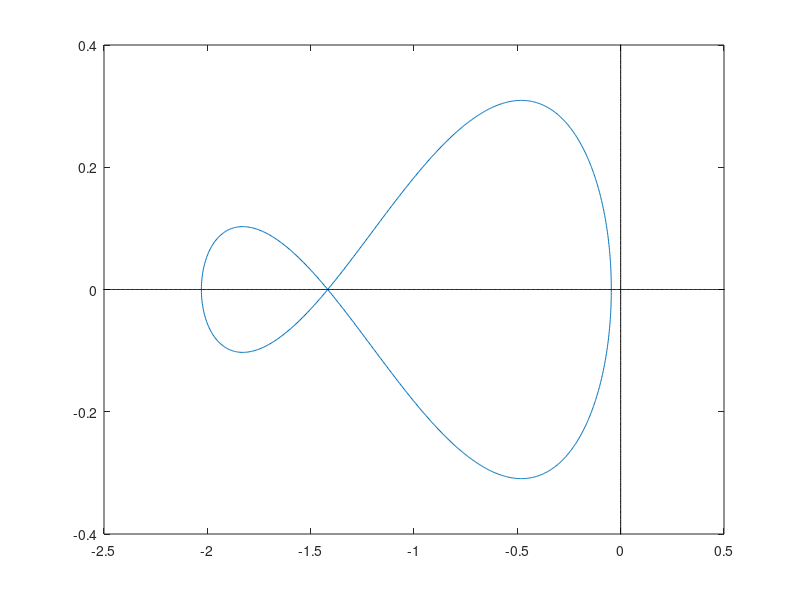
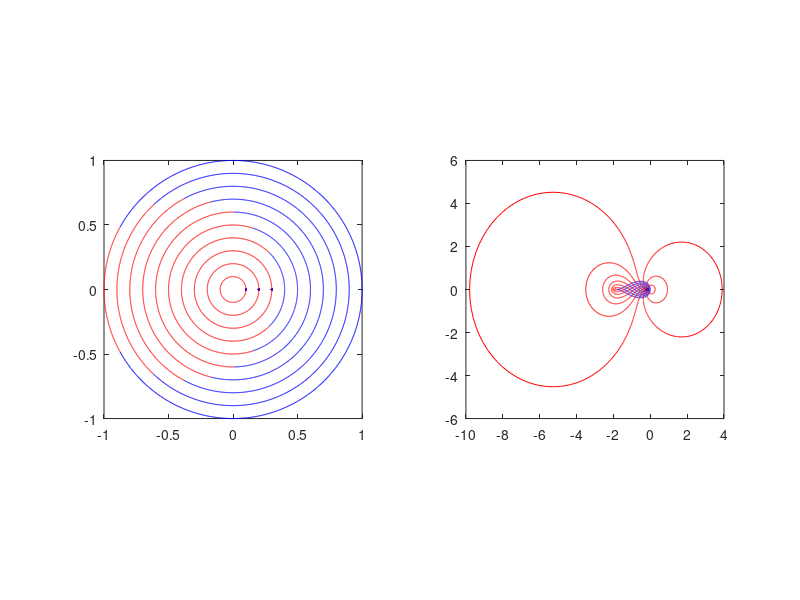
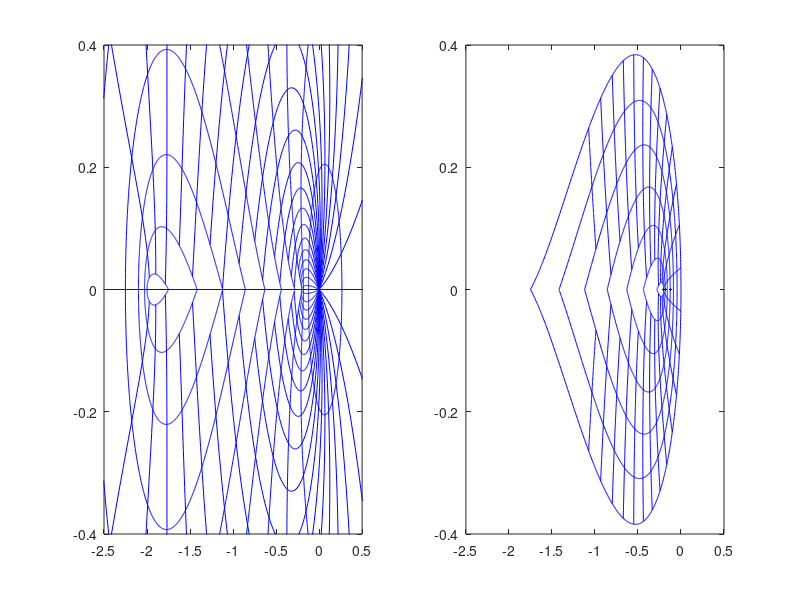
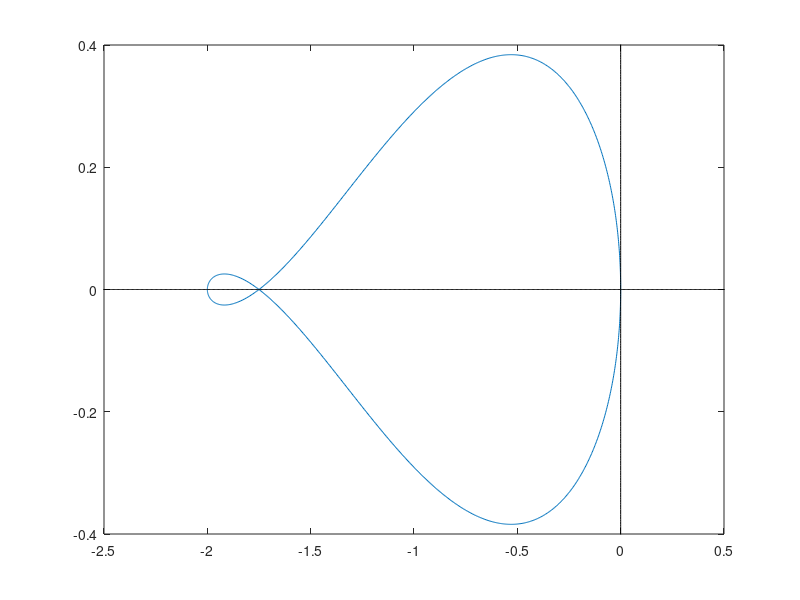

MATLAB code for these plots, in order:
zeta=-0.28
p=roots([1 (-1-11*zeta/7) (-4*zeta/7)])
angle(p)

Nt=41;
Nr=12;


theta=linspace(0,2*pi,1001);
rho=linspace(0,1,1001);


z=(0.2283)*exp(i*theta);
w=(7/11)*(z.^2-z)./(z+(4/11));

figure(1)
plot(real(w),imag(w))

pause


z100=1.00*exp(i*theta);
w100=(7/11)*(z100.^2-z100)./(z100+(4/11));
z90=0.90*exp(i*theta);
w90=(7/11)*(z90.^2-z90)./(z90+(4/11));
z80=0.80*exp(i*theta);
w80=(7/11)*(z80.^2-z80)./(z80+(4/11));
z70=0.70*exp(i*theta);
w70=(7/11)*(z70.^2-z70)./(z70+(4/11));
z60=0.60*exp(i*theta);
w60=(7/11)*(z60.^2-z60)./(z60+(4/11));
z50=0.50*exp(i*theta);
w50=(7/11)*(z50.^2-z50)./(z50+(4/11));
z40=0.40*exp(i*theta);
w40=(7/11)*(z40.^2-z40)./(z40+(4/11));
z30=0.30*exp(i*theta);
w30=(7/11)*(z30.^2-z30)./(z30+(4/11));
z20=0.20*exp(i*theta);
w20=(7/11)*(z20.^2-z20)./(z20+(4/11));
z10=0.10*exp(i*theta);
w10=(7/11)*(z10.^2-z10)./(z10+(4/11));

figure(1)
clf
plot(real(w90),imag(w90))
hold on
    plot(rho*0,4*rho-2,'k')
    plot(4*rho-3,rho*0,'k')
hold off
axis([-2.5 0.5 -.4 .4])

t100p=linspace(-2.6362,2.6362,1001);
t100s=linspace(2.6362,2*pi-2.6362,1001);

z100p=1.00*exp(i*t100p);
z100s=1.00*exp(i*t100s);
w100p=(7/11)*(z100p.^2-z100p)./(z100p+(4/11));
w100s=(7/11)*(z100s.^2-z100s)./(z100s+(4/11));

t90p=linspace(-2.3212,2.3212,1001);
t90s=linspace(2.3212,2*pi-2.3212,1001);

z90p=0.90*exp(i*t90p);
z90s=0.90*exp(i*t90s);
w90p=(7/11)*(z90p.^2-z90p)./(z90p+(4/11));
w90s=(7/11)*(z90s.^2-z90s)./(z90s+(4/11));


t80p=linspace(-2.0658,2.0658,1001);
t80s=linspace(2.0658,2*pi-2.0658,1001);

z80p=0.80*exp(i*t80p);
z80s=0.80*exp(i*t80s);
w80p=(7/11)*(z80p.^2-z80p)./(z80p+(4/11));
w80s=(7/11)*(z80s.^2-z80s)./(z80s+(4/11));

t70p=linspace(-1.8216,1.8216,1001);
t70s=linspace(1.8216,2*pi-1.8216,1001);

z70p=0.70*exp(i*t70p);
z70s=0.70*exp(i*t70s);
w70p=(7/11)*(z70p.^2-z70p)./(z70p+(4/11));
w70s=(7/11)*(z70s.^2-z70s)./(z70s+(4/11));

t60p=linspace(-1.5625,1.5625,1001);
t60s=linspace(1.5625,2*pi-1.5625,1001);

z60p=0.60*exp(i*t60p);
z60s=0.60*exp(i*t60s);
w60p=(7/11)*(z60p.^2-z60p)./(z60p+(4/11));
w60s=(7/11)*(z60s.^2-z60s)./(z60s+(4/11));

t50p=linspace(-1.2530,1.2530,1001);
t50s=linspace(1.2530,2*pi-1.2530,1001);

z50p=0.50*exp(i*t50p);
z50s=0.50*exp(i*t50s);
w50p=(7/11)*(z50p.^2-z50p)./(z50p+(4/11));
w50s=(7/11)*(z50s.^2-z50s)./(z50s+(4/11));

t40p=linspace(-0.7954,0.7954,1001);
t40s=linspace(0.7954,2*pi-0.7954,1001);

z40p=0.40*exp(i*t40p);
z40s=0.40*exp(i*t40s);
w40p=(7/11)*(z40p.^2-z40p)./(z40p+(4/11));
w40s=(7/11)*(z40s.^2-z40s)./(z40s+(4/11));

t30p=linspace(0,0,1);
t30s=linspace(0,2*pi,1001);

z30p=0.30*exp(i*t30p);
z30s=0.30*exp(i*t30s);
w30p=(7/11)*(z30p.^2-z30p)./(z30p+(4/11));
w30s=(7/11)*(z30s.^2-z30s)./(z30s+(4/11));

t20p=linspace(0,0,1);
t20s=linspace(0,2*pi,1001);

z20p=0.20*exp(i*t20p);
z20s=0.20*exp(i*t20s);
w20p=(7/11)*(z20p.^2-z20p)./(z20p+(4/11));
w20s=(7/11)*(z20s.^2-z20s)./(z20s+(4/11));

t10p=linspace(0,0,1);
t10s=linspace(0,2*pi,1001);

z10p=0.10*exp(i*t10p);
z10s=0.10*exp(i*t10s);
w10p=(7/11)*(z10p.^2-z10p)./(z10p+(4/11));
w10s=(7/11)*(z10s.^2-z10s)./(z10s+(4/11));



Nw=101;
tvec=linspace(-pi,pi,Nt+1);
rhop=zeros(Nt,Nw);
rhos=zeros(Nt,Nw);
zrp=zeros(Nt,Nw);
zrs=zeros(Nt,Nw);
wrp=zeros(Nt,Nw);
wrs=zeros(Nt,Nw);

for m=1:length(tvec-1)
    if abs(tvec(m))<0.7954 
        rhomax=0.3;
    elseif abs(tvec(m))<1.253
        rhomax=0.4;
    elseif abs(tvec(m))<1.5625
        rhomax=0.5;
    elseif abs(tvec(m))<1.8216
        rhomax=0.6;
    elseif abs(tvec(m))<2.0658
        rhomax=0.7;
    elseif abs(tvec(m))<2.3213
        rhomax=0.8;
    elseif abs(tvec(m))<2.6362
        rhomax=0.9;
    else
        rhomax=1.0;
    end 
    
    rhos(m,:)=linspace(0,rhomax,Nw);
    if rhomax<0.8
        rhop(m,:)=linspace(rhomax+0.1,1,Nw);
    else
        rhop(m,:)=ones(1,Nw);
    end
    z=rhos(m,:)*exp(i*tvec(m));
    w=(7/11)*(z.^2-z)./(z+(4/11));
    zrs(m,:)=z;
    wrs(m,:)=w;
    z=rhop(m,:)*exp(i*tvec(m));
    w=(7/11)*(z.^2-z)./(z+(4/11));
    zrp(m,:)=z;
    wrp(m,:)=w;
end
        























figure(2)
clf
subplot(121)
plot(real(z100p),imag(z100p),'b')
hold on
    plot(real(z100s),imag(z100s),'r')
    plot(real(z90p),imag(z90p),'b')
    plot(real(z90s),imag(z90s),'r')
    plot(real(z80p),imag(z80p),'b')
    plot(real(z80s),imag(z80s),'r')
    plot(real(z70p),imag(z70p),'b')
    plot(real(z70s),imag(z70s),'r')
    plot(real(z60p),imag(z60p),'b')
    plot(real(z60s),imag(z60s),'r')
    plot(real(z50p),imag(z50p),'b')
    plot(real(z50s),imag(z50s),'r')
    plot(real(z40p),imag(z40p),'b')
    plot(real(z40s),imag(z40s),'r')
    plot(real(z30p),imag(z30p),'b')
    plot(real(z30s),imag(z30s),'r')
    plot(real(z20p),imag(z20p),'b')
    plot(real(z20s),imag(z20s),'r')
    plot(real(z10p),imag(z10p),'b')
    plot(real(z10s),imag(z10s),'r')
hold off
axis square
subplot(122)
plot(real(w100p),imag(w100p),'b')
hold on
    plot(real(w100s),imag(w100s),'r')
    plot(real(w90p),imag(w90p),'b')
    plot(real(w90s),imag(w90s),'r')
    plot(real(w80p),imag(w80p),'b')
    plot(real(w80s),imag(w80s),'r')
    plot(real(w70p),imag(w70p),'b')
    plot(real(w70s),imag(w70s),'r')
    plot(real(w60p),imag(w60p),'b')
    plot(real(w60s),imag(w60s),'r')
    plot(real(w50p),imag(w50p),'b')
    plot(real(w50s),imag(w50s),'r')
    plot(real(w40p),imag(w40p),'b')
    plot(real(w40s),imag(w40s),'r')
    plot(real(w30p),imag(w30p),'b')
    plot(real(w30s),imag(w30s),'r')
    plot(real(w20p),imag(w20p),'b')
    plot(real(w20s),imag(w20s),'r')
    plot(real(w10p),imag(w10p),'b')
    plot(real(w10s),imag(w10s),'r')
hold off
axis square

figure(3)
clf
subplot(122)
plot(real(w100p),imag(w100p),'b')
hold on
    plot(real(w90p),imag(w90p),'b')
    plot(real(w80p),imag(w80p),'b')
    plot(real(w70p),imag(w70p),'b')
    plot(real(w60p),imag(w60p),'b')
    plot(real(w50p),imag(w50p),'b')
    plot(real(w40p),imag(w40p),'b')
    plot(real(w30p),imag(w30p),'b')
    plot(real(w20p),imag(w20p),'b')
    plot(real(w10p),imag(w10p),'b')
    for m=1:Nt
        plot(real(wrp(m,:)),imag(wrp(m,:)),'b')
    end
hold off
axis([-2.5 0.5 -.4 .4])
subplot(121)
plot(real(w100s),imag(w100s),'b')
hold on
    plot(real(w90s),imag(w90s),'b')
    plot(real(w80s),imag(w80s),'b')
    plot(real(w70s),imag(w70s),'b')
    plot(real(w60s),imag(w60s),'b')
    plot(real(w50s),imag(w50s),'b')
    plot(real(w40s),imag(w40s),'b')
    plot(real(w30s),imag(w30s),'b')
    plot(real(w20s),imag(w20s),'b')
    plot(real(w10s),imag(w10s),'b')
     for m=1:Nt
        plot(real(wrs(m,:)),imag(wrs(m,:)),'b')
    end
hold off
pause
axis([-2.5 0.5 -.4 .4])


figure(4)
plot(real(w100),imag(w100))
hold on
    plot(rho*0,4*rho-2,'k')
    plot(4*rho-3,rho*0,'k')
hold off
axis([-2.5 0.5 -.4 .4])

figure(5)
clf
subplot(121)
plot(real(z100p),imag(z100p),'b')
hold on
    plot(real(z100s),imag(z100s),'r')
    plot(real(z90p),imag(z90p),'b')
    plot(real(z90s),imag(z90s),'r')
    plot(real(z80p),imag(z80p),'b')
    plot(real(z80s),imag(z80s),'r')
    plot(real(z70p),imag(z70p),'b')
    plot(real(z70s),imag(z70s),'r')
    plot(real(z60p),imag(z60p),'b')
    plot(real(z60s),imag(z60s),'r')
    plot(real(z50p),imag(z50p),'b')
    plot(real(z50s),imag(z50s),'r')
    plot(real(z40p),imag(z40p),'b')
    plot(real(z40s),imag(z40s),'r')
    plot(real(z30p),imag(z30p),'b')
    plot(real(z30s),imag(z30s),'r')
    plot(real(z20p),imag(z20p),'b')
    plot(real(z20s),imag(z20s),'r')
    plot(real(z10p),imag(z10p),'b')
    plot(real(z10s),imag(z10s),'r')
    for m=1:Nt
        plot(real(zrs(m,:)),imag(zrs(m,:)),'r')
        plot(real(zrp(m,:)),imag(zrp(m,:)),'b')
    end
hold off
axis square
subplot(122)
plot(real(w100p),imag(w100p),'b')
hold on
    plot(real(w100s),imag(w100s),'r')
    plot(real(w90p),imag(w90p),'b')
    plot(real(w90s),imag(w90s),'r')
    plot(real(w80p),imag(w80p),'b')
    plot(real(w80s),imag(w80s),'r')
    plot(real(w70p),imag(w70p),'b')
    plot(real(w70s),imag(w70s),'r')
    plot(real(w60p),imag(w60p),'b')
    plot(real(w60s),imag(w60s),'r')
    plot(real(w50p),imag(w50p),'b')
    plot(real(w50s),imag(w50s),'r')
    plot(real(w40p),imag(w40p),'b')
    plot(real(w40s),imag(w40s),'r')
    plot(real(w30p),imag(w30p),'b')
    plot(real(w30s),imag(w30s),'r')
    plot(real(w20p),imag(w20p),'b')
    plot(real(w20s),imag(w20s),'r')
    plot(real(w10p),imag(w10p),'b')
    plot(real(w10s),imag(w10s),'r')
        for m=1:Nt
        plot(real(wrs(m,:)),imag(wrs(m,:)),'r')
        plot(real(wrp(m,:)),imag(wrp(m,:)),'b')
    end
hold off
axis([-2.5 0.5 -.4 .4])
axis square
